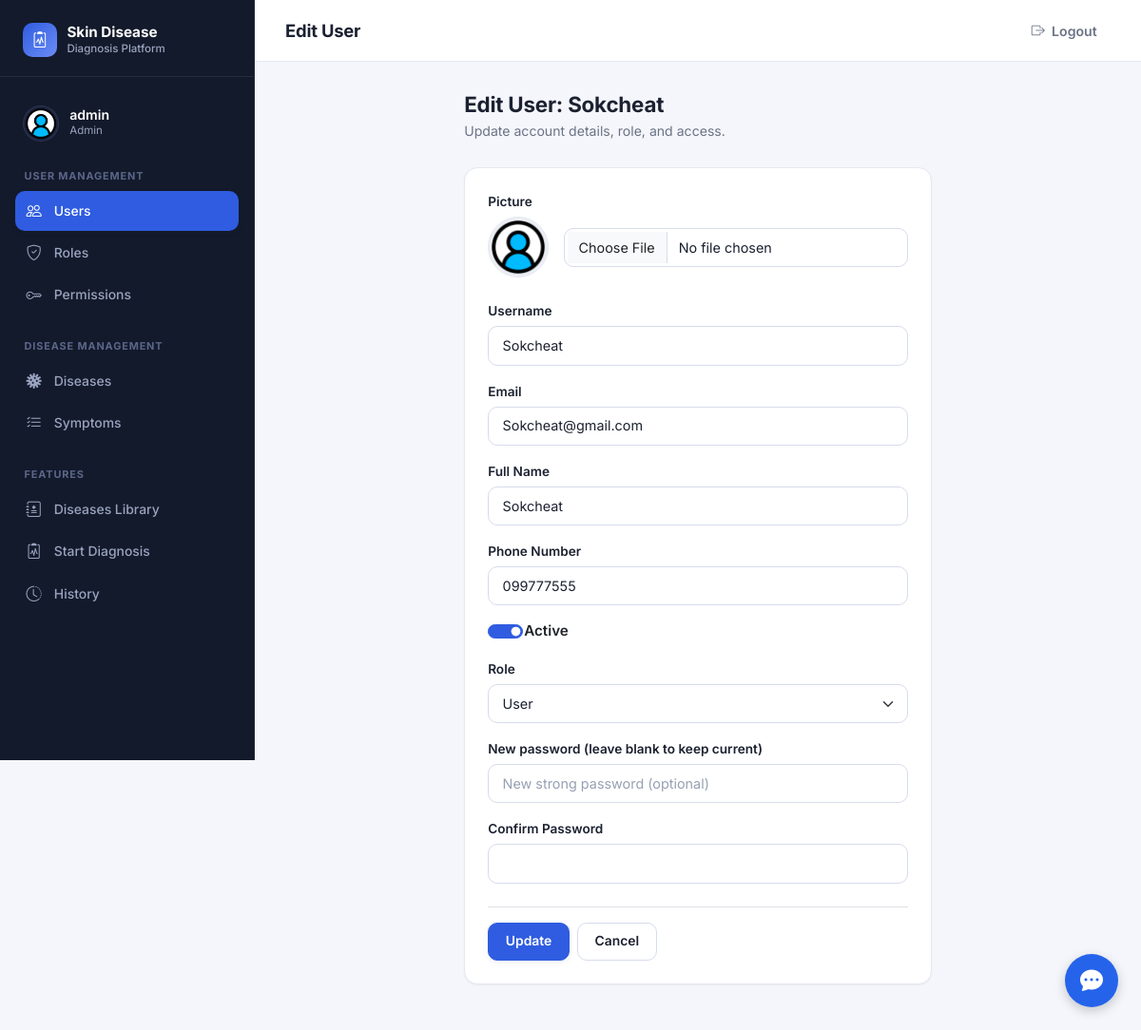
Page /users/13/edit (signed in) on the committed database.
### app/models/user.py (models this page shows, shortened)
class User(UserMixin, db.Model):
    __tablename__ = "users"
    id = db.Column(db.Integer, primary_key=True)
    username = db.Column(db.String(80), unique=True, nullable=False)
    email = db.Column(db.String(120), unique=True, nullable=False)
    full_name = db.Column(db.String(120), nullable=False)
    phone_number = db.Column(db.String(15), unique=True, nullable=False)
    is_active = db.Column(db.Boolean, default=True, nullable=False)
    password_hash = db.Column(db.String(255), nullable=False)
    picture = db.Column(db.String(255))
    created_at = db.Column(db.DateTime, default=datetime.utcnow, nullable=False)
    updated_at = db.Column(db.DateTime, default=datetime.utcnow, onupdate=datetime.utcnow, nullable=False)
    roles = db.relationship("Role", secondary=user_roles, back_populates="users")
    diagnoses = db.relationship("Diagnose", secondary=user_diagnoses, back_populates="users")
    def has_role(self, role_name: str) -> bool:
        return any(role.name == role_name for role in self.roles)
    @property
    def is_admin(self) -> bool:
        return self.has_role("Admin")

### app/models/role.py (models this page shows, shortened)
class Role(db.Model):
    __tablename__ = "roles"
    id = db.Column(db.Integer, primary_key=True)
    name = db.Column(db.String(80), unique=True, nullable=False)
    description = db.Column(db.String(255))
    created_at = db.Column(db.DateTime, default=datetime.utcnow, nullable=False)
    updated_at = db.Column(db.DateTime, default=datetime.utcnow, onupdate=datetime.utcnow, nullable=False)
    users = db.relationship("User", secondary=user_roles, back_populates="roles")
    permissions = db.relationship("Permission", secondary=role_permissions, back_populates="roles")

### app/routes/user_routes.py (the view, shortened to what this page needs)
@user_bp.route("/<int:user_id>/edit", methods=["GET", "POST"])
@login_required
@has_permission("user.manage")
def edit(user_id: int):
    user = UserService.get_user_by_id(user_id)
    if user is None:
        abort(404)
    form = UserEditForm(original_user=user, obj=user)
    return render_template("users/edit.html", form=form, user=user)

### app/forms/user_forms.py (called while the page is built)
def _role_choice():
    return [
        (role.id, role.name)
        for role in db.session.scalars(
            db.select(Role).order_by(Role.name)
        )
    ]

### app/services/user_service.py (called while the page is built)
    @staticmethod
    def get_user_by_id(user_id: int) -> Optional[User]:
        return User.query.get(user_id)

### app/templates/users/edit.html (shortened to what this page needs)
{% extends "layouts/base.html" %}
{% block page_title %}Edit User{% endblock %}
{% block content %}
<div class="row">
    <div class="col-lg-8 col-xl-7 mx-auto">
        <div class="page-header">
            <div>
                <h1>Edit User: {{ user.username }}</h1>
                <p class="page-subtitle">Update account details, role, and access.</p>
            </div>
        </div>
        <div class="card p-4">
            {% include "users/_form.html" %}
        </div>
    </div>
</div>
{% endblock %}

### app/templates/layouts/base.html (shortened to what this page needs)
<!DOCTYPE html>
<html lang="en">
<head>
    <link href="https://cdn.jsdelivr.net/npm/bootstrap@5.3.0/dist/css/bootstrap.min.css" rel="stylesheet" />
    <link href="https://cdn.jsdelivr.net/npm/bootstrap-icons@1.11.3/font/bootstrap-icons.min.css" rel="stylesheet" />
    <link rel="stylesheet" href="{{ url_for('static', filename='css/style.css') }}" />
</head>
<body>
    <div class="d-flex app-shell">
        <aside class="sidebar d-none d-md-flex flex-column">
            <div class="sidebar-brand">
                <div class="sidebar-brand-icon"><i class="bi bi-clipboard2-pulse"></i></div>
                <div class="sidebar-brand-text">
                    Skin Disease
                    <small>Diagnosis Platform</small>
                </div>
            </div>
            {% if current_user.is_authenticated %}
                <div class="sidebar-user">
                    <div class="sidebar-user-avatar">
                        <img src="{% if current_user.picture %}{{ url_for('static', filename='uploads/' ~ current_user.picture) }}{% else %}{{ url_for('static', filename='images/8358770.png') }}{% endif %}" alt="Profile picture">
                    </div>
                    <div>
                        <div class="sidebar-user-name">{{ current_user.username }}</div>
                        {% if current_user.roles %}
                            <div class="sidebar-user-role">{{ current_user.roles[0].name }}</div>
                        {% elif current_user.role %}
                            <div class="sidebar-user-role">{{ current_user.role.name if current_user.role.name is defined else current_user.role }}</div>
                        {% endif %}
                    </div>
                </div>
                {% if current_user.roles %}
                    {% set role_list = current_user.roles | map(attribute='name') | map('lower') | list %}
                {% elif current_user.role %}
                    {% set role_list = [current_user.role.name | lower] if current_user.role.name is defined else [current_user.role | lower] %}
                {% else %}
                    {% set role_list = [] %}
                {% endif %}
                {% set is_admin_user = (current_user.is_admin is defined and current_user.is_admin) or ('admin' in role_list) %}
                {% set is_dermatologist_user = 'dermatologist' in role_list %}
                {% if is_admin_user %}
                    <div class="sidebar-section">
                        <div class="sidebar-section-title">User Management</div>
                        <nav class="sidebar-nav">
                            <a href="{{ url_for('users.index') }}" class="sidebar-link {% if request.blueprint == 'users' %}active{% endif %}">
                                <i class="bi bi-people"></i> Users
                            </a>
                            <a href="{{ url_for('roles.index') }}" class="sidebar-link {% if request.blueprint == 'roles' %}active{% endif %}">
                                <i class="bi bi-shield-check"></i> Roles
                            </a>
                            <a href="{{ url_for('permissions.index') }}" class="sidebar-link {% if request.blueprint == 'permissions' %}active{% endif %}">
                                <i class="bi bi-key"></i> Permissions
                            </a>
                        </nav>
                    </div>
                {% endif %}
                {% if is_admin_user or is_dermatologist_user %}
                    <div class="sidebar-section">
                        <div class="sidebar-section-title">Disease Management</div>
                        <nav class="sidebar-nav">
                            <a href="{{ url_for('rules.index') }}" class="sidebar-link {% if request.blueprint == 'rules' %}active{% endif %}">
                                <i class="bi bi-virus"></i> Diseases
                            </a>
                            <a href="{{ url_for('facts.index') }}" class="sidebar-link {% if request.blueprint == 'facts' %}active{% endif %}">
                                <i class="bi bi-list-check"></i> Symptoms
                            </a>
                        </nav>
                    </div>
                {% endif %}
                <div class="sidebar-section">
                    <div class="sidebar-section-title">Features</div>
                    <nav class="sidebar-nav">
                        <a href="{{ url_for('diagnoses.dashboard') }}" class="sidebar-link {% if request.endpoint == 'diagnoses.dashboard' %}active{% endif %}">
                            <i class="bi bi-journal-medical"></i> Diseases Library
                        </a>
                        <a href="{{ url_for('diagnoses.diagnose') }}" class="sidebar-link {% if request.endpoint == 'diagnoses.diagnose' %}active{% endif %}">
                            <i class="bi bi-clipboard2-pulse"></i> Start Diagnosis
                        </a>
                        <a href="{{ url_for('diagnoses.diagnose_history') }}" class="sidebar-link {% if request.endpoint == 'diagnoses.diagnose_history' %}active{% endif %}">
                            <i class="bi bi-clock-history"></i> History
                        </a>
                    </nav>
                </div>
            {% endif %}
        </aside>
    <div class="chatbot-container">
        <button class="chatbot-toggle" onclick="toggleChat()"><i class="bi bi-chat-dots-fill"></i></button>
    </div>
        <div class="flex-grow-1 main-content">
            <nav class="topbar">
                <h1 class="topbar-title d-none d-md-block">{% block page_title %}{% endblock %}</h1>
                <div class="topbar-actions">
                    {% if current_user.is_authenticated %}
                        <a href="{{ url_for('auth.logout') }}" class="topbar-link">
                            <i class="bi bi-box-arrow-right"></i> Logout
                        </a>
                    {% else %}
                        <a href="{{ url_for('auth.login') }}" class="topbar-link">
                            <i class="bi bi-box-arrow-in-right"></i> Login
                        </a>
                    {% endif %}
                </div>
            </nav>
            <main class="page-body">
                {% block content %}{% endblock %}
            </main>
        </div>
    </div>
</body>
</html>

### app/templates/users/_form.html (shortened to what this page needs)
<form method="POST" enctype="multipart/form-data">
    <div class="mb-4">
        {{ form.picture.label(class="form-label") }}
        <div class="d-flex align-items-center gap-3 mb-2">
            <div class="photo-placeholder" style="width:64px; height:64px;">
                {% if user is defined and user.picture %}
                    <img src="{{ url_for('static', filename='uploads/' ~ user.picture) }}" alt="Current Profile Picture" class="preview-img">
                {% else %}
                    <img src="{{ url_for('static', filename='images/8358770.png') }}" alt="Default Profile Picture" class="preview-img">
                {% endif %}
            </div>
            <div class="flex-grow-1">
                {{ form.picture(class="form-control") }}
            </div>
        </div>
    </div>
    <div class="mb-3">
        {{ form.username.label(class="form-label") }}
        {{ form.username(class="form-control") }}
    </div>
    <div class="mb-3">
        {{ form.email.label(class="form-label") }}
        {{ form.email(class="form-control") }}
    </div>
    <div class="mb-3">
        {{ form.full_name.label(class="form-label") }}
        {{ form.full_name(class="form-control") }}
    </div>
    <div class="mb-3">
        {{ form.phone_number.label(class="form-label") }}
        {{ form.phone_number(class="form-control") }}
    </div>
    <div class="form-check form-switch mb-3">
        {{ form.is_active(class="form-check-input") }}
        {{ form.is_active.label(class="form-check-label fw-semibold") }}
    </div>
    <div class="mb-3">
        {{ form.role_id.label(class="form-label") }}
        {{ form.role_id(class="form-select") }}
    </div>
    <div class="mb-3">
        {{ form.password.label(class="form-label") }}
        {{ form.password(class="form-control") }}
    </div>
    <div class="mb-4">
        {{ form.confirm_password.label(class="form-label") }}
        {{ form.confirm_password(class="form-control") }}
    </div>
    <div class="d-flex gap-2 pt-3 border-top">
        {{ form.submit(class="btn btn-primary btn-glow") }}
        <a href="{{ url_for('users.index') }}" class="btn btn-secondary">Cancel</a>
    </div>
</form>

### rows in the picture
User: username "admin"
Role: name "Admin"
User: username "Sokcheat", email "Sokcheat@gmail.com", full_name "Sokcheat", phone_number "099777555", is_active "☑"
